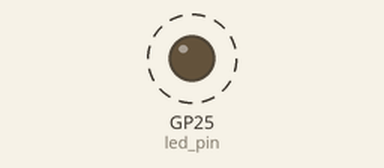
Recording of a program running on a simulated Raspberry Pi Pico running MicroPython. On the bench: output pins drawn as LEDs (lit = HIGH). Dashed ring = blinking.

Above: at 0.4 s.
Timing chart, 0 to 3.0 s (numbered marks = the images above):
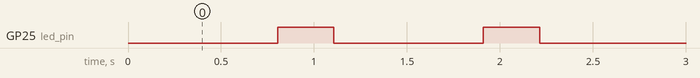

The program:

03_LED_led_07.py
```python
from machine import Pin
import time

led_pin = Pin(25,Pin.OUT)

try:
    while True:
        for i in range(0,11):
            for _ in range(10):  # 10번 반복
                # LED ON
                led_pin.value(1)
                time.sleep(i*0.001)
                # LED OFF
                led_pin.value(0)
                time.sleep((10-i)*0.001)
except KeyboardInterrupt:
    print("프로그램이 중단되었습니다.")
    led_pin.value(0)  # LED OFF
```

Measured:
- by itself, GP25 (led_pin): alternates HIGH for 0.30 s and LOW for 0.80 s
- by itself, everything shown: repeats every 3.8 s, in 12 steps
